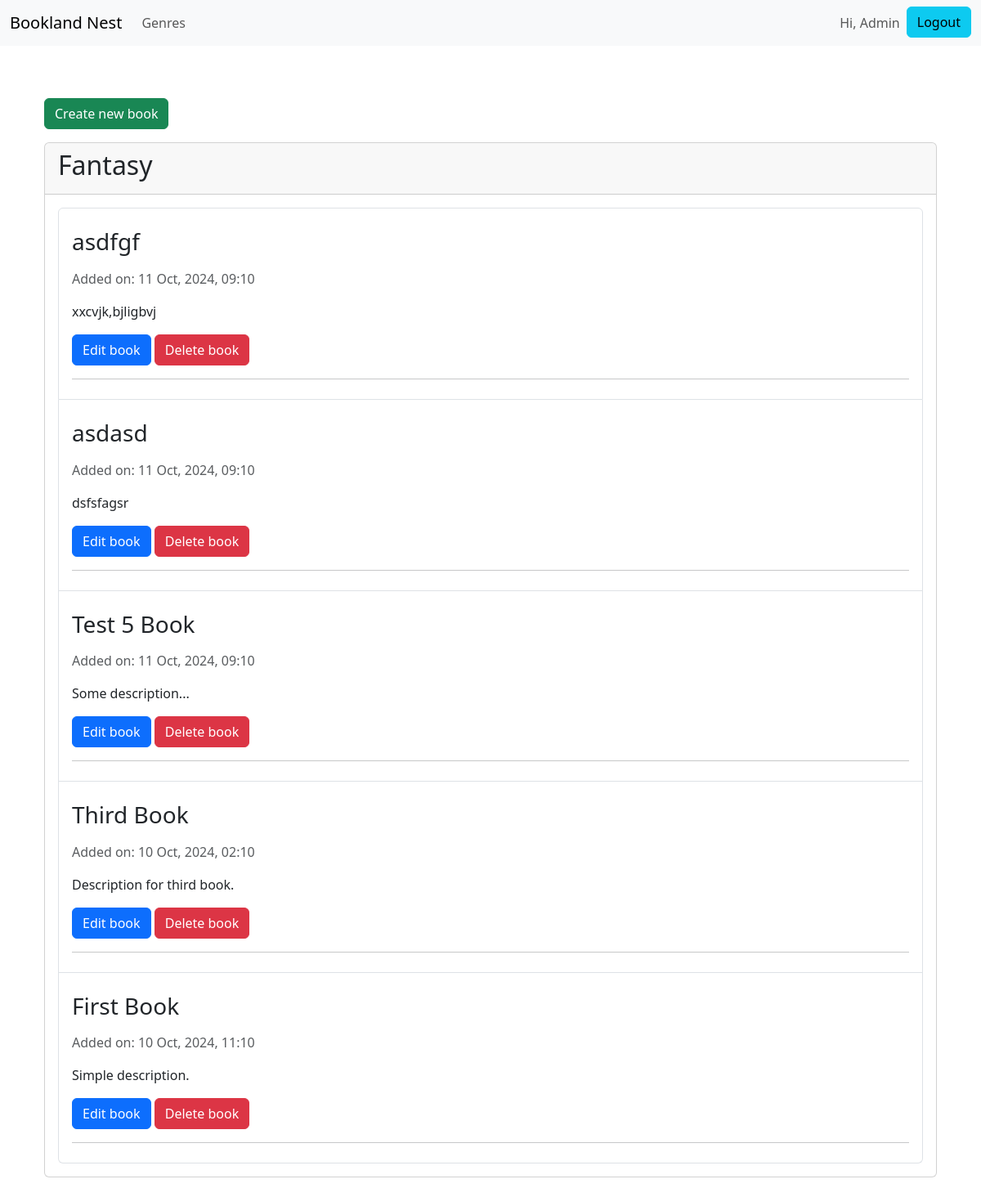
The page /genres/1 (signed in) on the database as committed earlier.
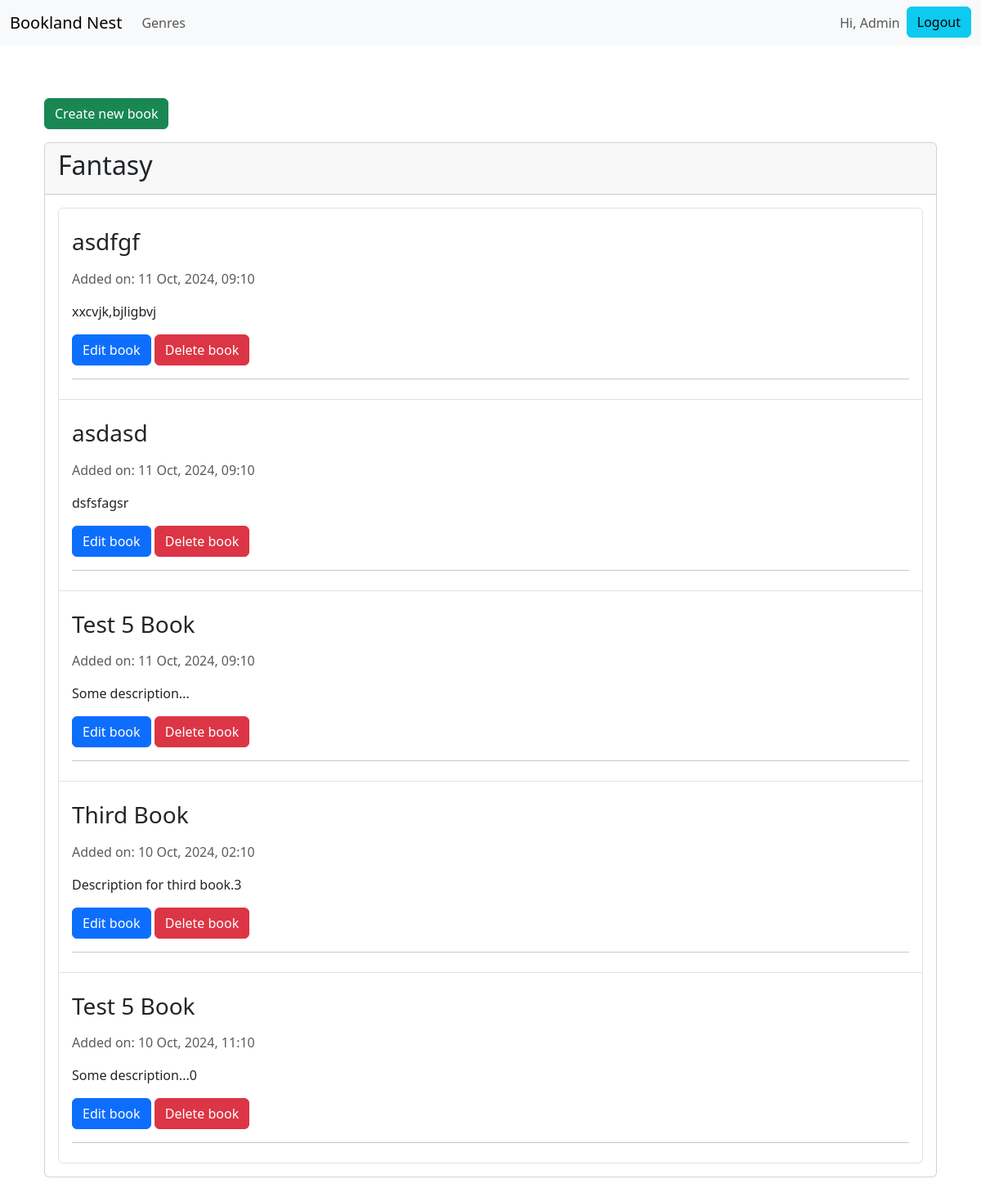
The same page on the database as committed later.
### bookland_nest/models.py (models this page shows, shortened)
class Book(models.Model):
    genre = models.ForeignKey(Genre, on_delete=models.CASCADE, null=True)
    title = models.CharField(max_length=255)
    author = models.CharField(max_length=255)
    published_year = models.IntegerField()
    description = models.TextField()
    date_added = models.DateTimeField(auto_now_add=True)
    class Meta:
        verbose_name = "Book"
        verbose_name_plural = "Books"

### bookland_nest/views.py (the view)
# urls.py: path('genres/<int:genre_id>', views.one_genre, name='genre'),
@login_required
def one_genre(request, genre_id):
    genre = Genre.objects.get(id=genre_id)
    if genre.owner != request.user:
        raise Http404
    books = genre.book_set.order_by('-date_added')
    context = {
        'genre': genre,
        'books': books
    }
    return render(request, 'bookland_nest/genre.html', context)

### bookland_nest/templates/bookland_nest/genre.html (shortened to what this page needs)
{% extends 'bookland_nest/base.html' %}
{% load django_bootstrap5 %}
{% block content %}
    <div class="container mt-4">
        <a href="{% url 'bookland_nest:create_book' genre.id %}" class="btn btn-success my-3">Create new book</a>
        <div class="card mb-4">
            <div class="card-header">
                <h2 class="card-title">{{ genre.name }}</h2>
            </div>
            <div class="card-body">
                <ul class="list-group">
                    {% for book in books %}
                        <li class="list-group-item">
                            <h3 class="my-3">{{ book.title }}</h3>
                            <p class="text-muted">Added on: {{ book.date_added|date:'d M, Y, h:m' }}</p>
                            <p>{{ book.description|linebreaks }}</p>
                            <div class="button-group mt-3">
                                <a href="{% url 'bookland_nest:edit_book' book.id %}" class="btn btn-primary">Edit
                                    book</a>
                                <a href="{% url 'bookland_nest:delete_book' book.id %}" class="btn btn-danger">Delete
                                    book</a>
                            </div>
                            <hr/>
                        </li>
                    {% empty %}
                        <li class="list-group-item">No books found.</li>
                    {% endfor %}
                </ul>
            </div>
        </div>
    </div>
{% endblock content %}

Rows that differ between the two databases and show on the page:
changed Book "Third Book": description "Description for third book." → "Description for third book.3"
changed Book: title "First Book" → "Test 5 Book"; description "Simple description." → "Some description...0"
